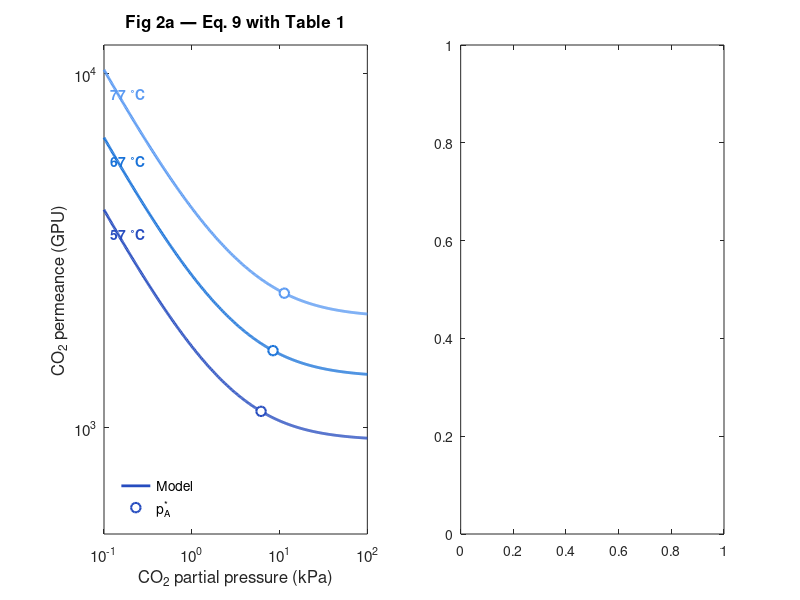

MATLAB code for this plot: (Note: this script raises an error after producing the figure.)
function run_figures()
    close all;
    clc;

    fprintf('Generating figures...\n');

    fig2();
    fig3();
    fig8b();

    fprintf('Done.\n');
end

function fig2()
    TC = [57 67 77];
    pA = logspace(-1, 2, 400);

    colors = [
        0.15 0.30 0.75
        0.10 0.45 0.85
        0.35 0.60 0.95
    ];

    figure( ...
        'Color','w', ...
        'Position',[100 100 1000 450]);

    subplot(1,2,1);
    hold on;
    box on;

    for j = 1:numel(TC)

        P = ftmParams(TC(j));

        PA = permeanceCO2(pA, P);

        plot( ...
            pA, PA, ...
            '-', ...
            'LineWidth',2, ...
            'Color',colors(j,:));
        PAstar = permeanceCO2(P.pAst, P);

        plot( ...
            P.pAst, PAstar, ...
            'o', ...
            'MarkerSize',7, ...
            'MarkerFaceColor','w', ...
            'Color',colors(j,:), ...
            'LineWidth',1.5);
        text( ...
            0.12, ...
            permeanceCO2(0.12,P)*0.93, ...
            sprintf('%d ^\\circC',TC(j)), ...
            'Color',colors(j,:), ...
            'FontWeight','bold');
    end

    set(gca, ...
        'XScale','log', ...
        'YScale','log', ...
        'FontSize',11);

    xlabel('CO_2 partial pressure (kPa)');
    ylabel('CO_2 permeance (GPU)');

    xlim([0.1 100]);
    ylim([500 12000]);

    title('Fig 2a — Eq. 9 with Table 1');

    legend( ...
        {'Model','p_A^*'}, ...
        'Location','southwest', ...
        'Box','off');


   
    C = ftmConstants();

    Tsw = linspace(55,90,200);

    P = ftmParams(Tsw);

    invT = 1000 ./ (Tsw + C.T0);

    subplot(1,2,2);

    hold on;
    box on;

    % Left axis
    yyaxis left;

    semilogy( ...
        invT, ...
        P.PA0, ...
        '-', ...
        'LineWidth',2);

    semilogy( ...
        invT, ...
        P.PN2, ...
        '-', ...
        'LineWidth',2);

    ylabel('Parameter value');

    ylim([1 1e4]);


    % Right axis
    yyaxis right;

    semilogy( ...
        invT, ...
        P.pAst, ...
        '-', ...
        'LineWidth',2);

    semilogy( ...
        invT, ...
        P.eta, ...
        '-', ...
        'LineWidth',2);

    ylabel('Parameter value');

    ylim([0.1 100]);

    xlabel('1000/T (K^{-1})');

    title('Fig 2b — Arrhenius relationships');

    legend( ...
        {'P_{A,0}/\ell (GPU)', ...
         'P_{N_2}/\ell (GPU)', ...
         'p_A^* (kPa)', ...
         '\eta (-)'}, ...
        'Location','east', ...
        'Box','off');

    set(gca,'FontSize',11);
end


function fig3()

    C = ftmConstants();

    % Membrane parameters at 67 degC
    P = ftmParams(67);

    % Feed composition:
    % [CO2 N2 H2O O2]
    xF = [0.148 0.749 0.067 0.036];

    % Feed molar flow
    nF = 1.0;

    % Pressures [Pa]
    ph = 1.5 * C.atm;
    pl = 0.2 * C.atm;

    % Target CO2 recoveries
    recoveries = [0.30 0.70 0.90];

    % Colors
    colors = [
        0.15 0.30 0.75
        0.10 0.55 0.30
        0.80 0.25 0.15
    ];

    figure( ...
        'Color','w', ...
        'Position',[100 100 700 500]);

    Aguess = 200;

 
    for j = 1:numel(recoveries)

        target = recoveries(j);

        runModule = @(A) moduleCrossflow( ...
            nF, ...
            xF, ...
            ph, ...
            pl, ...
            A, ...
            P, ...
            struct('N',400));

        [Aguess,R] = solveArea( ...
            runModule, ...
            target, ...
            @(r) r.recovery, ...
            Aguess);

        z = R.A ./ R.A(end);

       
        yyaxis left;
        hold on;
        box on;

        plot( ...
            z, ...
            R.pA, ...
            '-', ...
            'LineWidth',2, ...
            'Color',colors(j,:));

        text( ...
            1.01, ...
            R.pA(end), ...
            sprintf('%d%%',round(100*target)), ...
            'Color',colors(j,:), ...
            'FontWeight','bold');


        %% CO2 permeance
        yyaxis right;
        hold on;

        plot( ...
            z, ...
            R.PCO2, ...
            '--', ...
            'LineWidth',2, ...
            'Color',colors(j,:));

    end

    %% Formatting
    yyaxis left;

    ylabel('CO_2 partial pressure (kPa)');
    ylim([0 50]);

    yyaxis right;

    ylabel('CO_2 permeance (GPU)');
    ylim([0 2500]);

    xlabel('Normalized distance from feed inlet');

    xlim([0 1.08]);

    title('Fig 3 — Profiles at 30 / 70 / 90% recovery');

    set(gca,'FontSize',11);
end



function fig8b()


    figure( ...
        'Color','w', ...
        'Position',[100 100 500 420]);

    hold on;
    box on;

    pA = logspace(0,2,300);

    TC = [57 67 77 87];

    colors = [
        0.05 0.15 0.45
        0.10 0.40 0.80
        0.40 0.65 0.95
        0.70 0.85 0.95
    ];

    for j = 1:numel(TC)

        P = ftmParams(TC(j));

        CO2permeance = permeanceCO2(pA,P);

        selectivity = CO2permeance ./ P.PN2;

        plot( ...
            pA, ...
            selectivity, ...
            '-', ...
            'LineWidth',2, ...
            'Color',colors(j,:));
    end

    set(gca, ...
        'XScale','log', ...
        'FontSize',11);

    xlabel('CO_2 partial pressure (kPa)');
    ylabel('CO_2/N_2 selectivity');

    xlim([1 100]);
    ylim([50 350]);

    title('Fig 8b — Selectivity');

    legend( ...
        {'57 ^\circC', ...
         '67 ^\circC', ...
         '77 ^\circC', ...
         '87 ^\circC'}, ...
        'Location','northeast', ...
        'Box','off');
end



function P = ftmParams(T_C,cal)

    if nargin < 2 || isempty(cal)
        cal = ftmCalibration('none');
    end

    C = ftmConstants();

    T_K = T_C + C.T0;

    RT = C.R .* T_K;

    P.T_C = T_C;
    P.T_K = T_K;

    % CO2 low-pressure permeance
    P.PA0 = ...
        cal.PA0 .* ...
        1.10e9 .* ...
        exp(-38.42 ./ RT);

    % Nonlinear parameter
    P.eta = ...
        cal.eta .* ...
        1.57e-2 .* ...
        exp(9.52 ./ RT);

    % Characteristic pressure
    P.pAst = ...
        cal.pAst .* ...
        2.66e5 .* ...
        exp(-29.30 ./ RT);

    % N2 permeance
    P.PN2 = ...
        cal.PN2 .* ...
        4.38e10 .* ...
        exp(-62.71 ./ RT);

    % Other species
    P.PH2O = P.PA0;

    P.PO2 = zeros(size(P.PN2));
end



function cal = ftmCalibration(mode)


    if nargin < 1 || isempty(mode)
        mode = 'none';
    end

   
    cal.PA0  = 1;
    cal.eta  = 1;
    cal.pAst = 1;
    cal.PN2  = 1;

    switch lower(mode)

        case 'none'
            % No calibration

        case 'paper67'

            % Raw parameters at 67 degC
            Praw = ftmParams(67);

            % Match p_A* = 7.5 kPa
            cal.pAst = 7.5 / Praw.pAst;

            % Match N2 permeance = 8.8 GPU
            cal.PN2 = 8.8 / Praw.PN2;

            % CO2 calibration
            pst = 7.5;

            f1 = sqrt(1 + pst/74.1) - 1;
            f2 = sqrt(1 + pst/3.9) - 1;

            M = [
                1 f1
                1 f2
            ];

            v = M \ [1464;1918];

            cal.PA0 = v(1) / Praw.PA0;

            cal.eta = ...
                (v(2)/v(1)) / Praw.eta;

        otherwise

            error( ...
                'ftmCalibration:mode', ...
                'Unknown calibration mode "%s".', ...
                mode);
    end
end



function C = ftmConstants()

    C.R = 8.314462618e-3;      % kPa*m^3/(mol*K)

    C.R_SI = 8.314462618;      % J/(mol*K)
    C.Vm_STP = 22414;

    % Pressure conversions
    C.atm  = 101325;            % Pa
    C.cmHg = 1333.2237;         % Pa
    C.psi  = 6894.757;          % Pa

    % GPU conversion
    C.GPU = ...
        1e-6 * ...
        (1/C.Vm_STP) * ...
        1e4 / C.cmHg;

    % Celsius -> Kelvin
    C.T0 = 273.15;
end



function PA = permeanceCO2(pA,P)

    pA = max(pA,eps);

    PA = P.PA0 .* ...
        (1 + ...
        P.eta .* ...
        (sqrt(1 + P.pAst ./ pA) - 1));
end



function Pi = permeanceVector(x,ph_kPa,P)

    pA = ph_kPa .* x(1);

    Pi = [
        permeanceCO2(pA,P)
        P.PN2
        P.PH2O
        P.PO2
    ];

    Pi = Pi(:).';
end



function [y,ok] = crossflowPermeate(x,Pi,ph,pl,k)


    if nargin < 5
        k = 1;
    end

    x  = x(:).';
    Pi = Pi(:).';

    n = numel(x);

    % Pressure ratio
    r = pl/ph;

    % Relative permeance
    a = Pi ./ Pi(k);

    % Active species
    active = ...
        (a > 0) & ...
        (x > 1e-14);

    if ~any(active)

        y = x;
        ok = false;

        return;
    end

    aa = a(active);
    xx = x(active);

    amin = min(aa);

    ucrit = r*(1-amin);

    % Nonlinear equation
    g = @(v) ...
        sum( ...
        aa .* xx ./ ...
        (r.*(aa-amin)+v)) - 1;

    % Lower bound
    vlo = max(x(k)-ucrit,1e-200);

    if g(vlo) <= 0

        y = zeros(1,n);

        y(active) = aa .* xx;

        total = sum(y);

        if total > 0
            y = y/total;
        else
            y = x;
        end

        ok = false;

        return;
    end

    % Upper bound
    vhi = max(10*vlo,1);

    guard = 0;

    while g(vhi) > 0 && guard < 400

        vhi = 10*vhi;

        guard = guard + 1;
    end

    if g(vhi) > 0

        y = x;
        ok = false;

        return;
    end

    % Bisection in log-space
    lo = log(vlo);
    hi = log(vhi);

    for it = 1:200

        mid = 0.5*(lo+hi);

        gm = g(exp(mid));

        if gm > 0
            lo = mid;
        else
            hi = mid;
        end

        if abs(hi-lo) < 1e-13
            break;
        end
    end

    v = exp(0.5*(lo+hi));

    % Permeate composition
    y = zeros(1,n);

    y(active) = ...
        aa .* xx ./ ...
        (r.*(aa-amin)+v);

    total = sum(y);

    if total > 0

        y = y/total;

        ok = true;

    else

        y = x;

        ok = false;
    end
end



function R = moduleCrossflow( ...
    nF,xF,ph_Pa,pl_Pa,A0,P,opt)


    if nargin < 7 || isempty(opt)
        opt = struct();
    end

    if ~isfield(opt,'N')
        opt.N = 600;
    end

    C = ftmConstants();

    N = opt.N;

    dA = A0/N;

    % Preallocate
    nh = zeros(N+1,1);

    X = zeros(N+1,4);

    Y = zeros(N+1,4);

    pA = zeros(N+1,1);

    PCO2 = zeros(N+1,1);

    % Membrane area
    A = (0:N)'*dA;


    z = [nF,xF(:).'];

    for j = 1:N+1

        [dz,yLocal,Pi] = ...
            deriv(z,ph_Pa,pl_Pa,P,C);

        nh(j) = z(1);

        X(j,:) = z(2:5);

        Y(j,:) = yLocal;

        % CO2 partial pressure
        pA(j) = ...
            ph_Pa*z(2)/1000;

        % CO2 permeance
        PCO2(j) = Pi(1);

        if j == N+1
            break;
        end

        z = rk4( ...
            z, ...
            dA, ...
            ph_Pa, ...
            pl_Pa, ...
            P, ...
            C);
    end

    % Results
    R.A = A;

    R.nh = nh;

    R.x = X;

    R.y_local = Y;

    R.pA = pA;

    R.PCO2 = PCO2;

    % Retentate
    R.nRet = nh(end);

    R.xRet = X(end,:);

    % Permeate
    R.nPerm = nF-R.nRet;

    if R.nPerm > 0

        R.yPerm = ...
            (nF*xF(:).' - ...
             R.nRet*R.xRet) / ...
            R.nPerm;

    else

        R.yPerm = zeros(1,4);
    end

    % Recovery
    R.recovery = ...
        1 - ...
        (R.nRet*R.xRet(1)) / ...
        (nF*xF(1));

    % Stage cut
    R.stagecut = R.nPerm/nF;
end



function [dz,yLocal,Pi] = deriv(z,ph,pl,P,C)

    nh = max(z(1),1e-12);

    % Composition
    x = max(z(2:5),0);

    sx = sum(x);

    if sx <= 0
        error( ...
            'deriv:InvalidComposition', ...
            'Gas composition became zero.');
    end

    x = x/sx;

    % Permeances [GPU]
    Pi_GPU = ...
        permeanceVector(x,ph/1000,P);

    Pi = Pi_GPU;

    % Convert GPU
    Pi_SI = Pi_GPU*C.GPU;

    % Local permeate composition
    [yLocal,ok] = ...
        crossflowPermeate(x,Pi_GPU,ph,pl);

    if ~ok
        % Do not stop calculation, but make the issue visible.
        warning( ...
            'deriv:PermeateSolver', ...
            'Permeate composition solver did not fully converge.');
    end

    % Partial-pressure driving force
    drivingForce = ...
        ph.*x - pl.*yLocal;

    % No negative flux
    drivingForce = max(drivingForce,0);

    % Species flux
    J = Pi_SI .* drivingForce;

    % Total flux
    Jtot = sum(J);

    % Differential equations
    dz = zeros(1,5);

    % Total molar flow
    dz(1) = -Jtot;

    % Component balances
    dz(2:5) = ...
        -(J-x*Jtot)/nh;
end



function zNext = rk4(z,h,ph,pl,P,C)


    k1 = deriv( ...
        z, ...
        ph,pl,P,C);

    k2 = deriv( ...
        z + 0.5*h*k1, ...
        ph,pl,P,C);

    k3 = deriv( ...
        z + 0.5*h*k2, ...
        ph,pl,P,C);

    k4 = deriv( ...
        z + h*k3, ...
        ph,pl,P,C);

    zNext = ...
        z + ...
        h/6 .* ...
        (k1+2*k2+2*k3+k4);

    % Numerical check
    if any(~isfinite(zNext))

        error( ...
            'rk4:NonFiniteState', ...
            'RK4 integration produced a non-finite state.');
    end

    % Prevent zero/negative total flow
    zNext(1) = ...
        max(zNext(1),1e-12);

    % Enforce physical composition
    zNext(2:5) = ...
        max(zNext(2:5),0);

    sx = sum(zNext(2:5));

    if sx <= 0

        error( ...
            'rk4:InvalidComposition', ...
            'Composition became invalid during integration.');
    end

    zNext(2:5) = ...
        zNext(2:5)/sx;
end



function [A0,R,info] = solveArea( ...
    runModule,target,getMetric,Aguess,opt)

    if nargin < 5 || isempty(opt)
        opt = struct();
    end

    if ~isfield(opt,'tol')
        opt.tol = 1e-7;
    end

    if ~isfield(opt,'maxit')
        opt.maxit = 60;
    end

    if Aguess <= 0

        error( ...
            'solveArea:InvalidGuess', ...
            'Initial area guess must be positive.');
    end

    % Work in log(area)
    residual = @(logA) ...
        getMetric(runModule(exp(logA)))-target;

    logA0 = log(Aguess);

    f0 = residual(logA0);

    % Already solved
    if abs(f0) < opt.tol

        A0 = Aguess;

        R = runModule(A0);

        info.iterations = 0;

        info.residual = f0;

        return;
    end

    % Initial bracket step
    step = 0.3;

    logA1 = logA0+step;

    f1 = residual(logA1);

    % Try opposite direction if needed
    if f0*f1 > 0 && abs(f1) > abs(f0)

        step = -step;

        logA1 = logA0+step;

        f1 = residual(logA1);
    end

    % Bracket search
    bracketIter = 0;

    while f0*f1 > 0

        logA0 = logA1;

        f0 = f1;

        step = 1.6*step;

        logA1 = logA1+step;

        f1 = residual(logA1);

        if ~isfinite(f1)

            error( ...
                'solveArea:NonFinite', ...
                'Module returned a non-finite metric.');
        end

        bracketIter = bracketIter+1;

        if bracketIter > 45

            error( ...
                'solveArea:Bracket', ...
                'Could not bracket the requested target.');
        end
    end

    % Bisection
    lo = logA0;
    hi = logA1;

    flo = f0;

    for it = 1:opt.maxit

        mid = 0.5*(lo+hi);

        fm = residual(mid);

        if ~isfinite(fm)

            error( ...
                'solveArea:NonFinite', ...
                'Non-finite residual encountered.');
        end

        if flo*fm <= 0

            hi = mid;

        else

            lo = mid;

            flo = fm;
        end

        if abs(fm) < opt.tol || ...
           abs(hi-lo) < 1e-9

            break;
        end
    end

    % Final area
    A0 = exp(0.5*(lo+hi));

    R = runModule(A0);

    info.iterations = ...
        it+bracketIter;

    info.residual = ...
        getMetric(R)-target;
end
